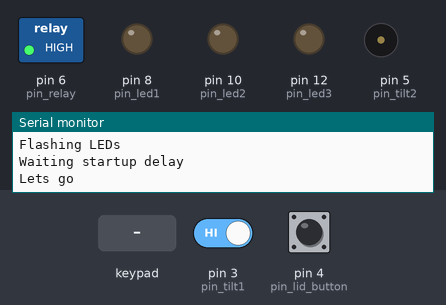
Recording of a sketch running on a simulated Arduino Uno, built with avr-gcc and run on an emulated ATmega328P. Shown: switched loads named in the sketch (green lamp = pin HIGH), output pins drawn as LEDs (lit = HIGH), buzzer (waves = sounding), the last lines printed to the serial monitor. Inputs (shaded band) come from the test bench; at power-on: pin 4 (pin_lid_button) HIGH, pin 3 (pin_tilt1) HIGH.

Above: at 13.8 s.
13.9 s: pin 4 (pin_lid_button) pulled LOW for 0.15 s
At 15.9 s:
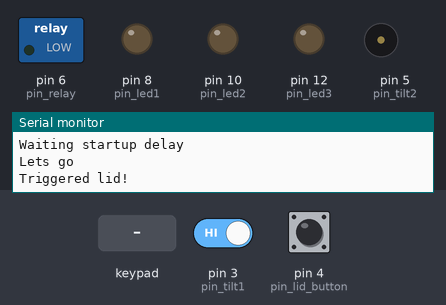
16.5 s: pin 3 (pin_tilt1) driven LOW
At 17.5 s:
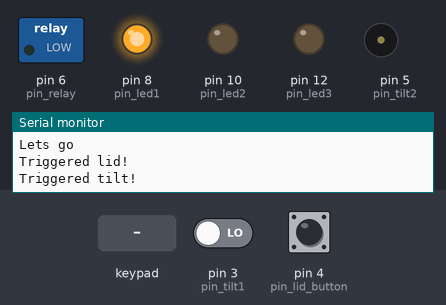
18.3 s: key '0' pressed
At 19.9 s:
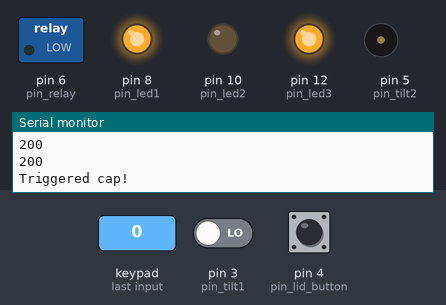
Timing chart, 0 to 21.4 s (numbered marks = the images above; inputs shaded):
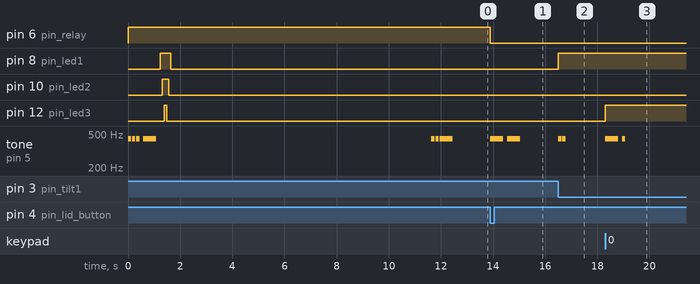

The sketch:

sensors.ino
```cpp
#include <Wire.h>
#include <Adafruit_MPR121.h>

#define ENABLE_TILT
// #define ENABLE_MOTION
#define ENABLE_CAP
#define ENABLE_LID

#define STARTUP_DELAY 10 * 1000 // 10 secs
#define LID_CAP 15
#define BUZZER_TONE 440
#define LONG_BEEP 2
#define SHORT_BEEP 8

//#define DEBUG_LID
//#define DEBUG_RELAY
#define DEBUG_TRIGGERED

// constants won't change. They're used here to
// set pin numbers:
const int pin_tilt1 = 3;
const int pin_tilt2 = 5;
const int pin_motion = 2;
const int pin_relay = 6;
const int pin_lid_button = 4;
const int pin_buzzer = 5;
const int pin_cap = 3;

// set buzzer tones.
#ifdef DEBUG_TRIGGERED
int told_tilt = 0, told_motion = 0, told_cap = 0, told_lid = 0;
const int music_tilt[] = {SHORT_BEEP, SHORT_BEEP};
const int music_motion[] = {SHORT_BEEP, LONG_BEEP};
const int music_lid[] = {LONG_BEEP, LONG_BEEP};
const int music_cap[] = {LONG_BEEP, SHORT_BEEP};
const int music_start[] = {SHORT_BEEP, SHORT_BEEP, LONG_BEEP};
const int music_before_start[] = {SHORT_BEEP, SHORT_BEEP, SHORT_BEEP};
const int music_lid_put_on[] = {LONG_BEEP};
#endif

// set leds:
const int pin_led1 = 8;
const int pin_led2 = 10;
const int pin_led3 = 12;

const int pin_tilt_led = pin_led1;
const int pin_motion_led = pin_led2;
const int pin_cap_led = pin_led3;

//Capacity check limit.
const int cap_limit = 1;

//Remember the last tilts
int tilt1_last;
int tilt2_last;

//Remember if sensors have been activated.
int triggered_tilt1 = 0;
int triggered_tilt2 = 0;
int triggered_cap = 0;
int triggered_motion = 0;
int lid_is_open = 0;

//Setup the capacitive sensor object
Adafruit_MPR121 cap = Adafruit_MPR121();

void setup() {
  while (!Serial); // needed to keep leonardo/micro from starting too fast for cap. sensor.

  Serial.begin(9600);
  // initialize the pushbutton pin as an input:
  setupPins();

  //Read the first pins from the tilt sensors.
  tilt1_last = digitalRead(pin_tilt1);
  tilt2_last = digitalRead(pin_tilt2);

  //Turn on relay.
  digitalWrite(pin_relay, HIGH);

  waitForReady();

  // Connect to capacity sensor.
  setupCapacitySensor();
  delay(50);
}

void waitForReady() {
  // Wait for lid to close
  lid_is_open = 1;
  playTune(music_before_start, sizeof(music_before_start)/sizeof(music_before_start[0]));
  Serial.println("Waiting for lid");
  while (lid_is_open) {
    readLidButton();
    delay(100);
  }
  playTune(music_lid_put_on, sizeof(music_lid_put_on)/sizeof(music_lid_put_on[0]));
  initLED();
  Serial.println("Waiting startup delay");
  delay(STARTUP_DELAY);
  playTune(music_start, sizeof(music_start)/sizeof(music_start[0]));
  Serial.println("Lets go");
}

void initLED() {
  const int pause = 80;
  Serial.println("Flashing LEDs");
  digitalWrite(pin_led1, HIGH);
  delay(pause);
  digitalWrite(pin_led2, HIGH);
  delay(pause);
  digitalWrite(pin_led3, HIGH);
  delay(pause);
  digitalWrite(pin_led3, LOW);
  delay(pause);
  digitalWrite(pin_led2, LOW);
  delay(pause);
  digitalWrite(pin_led1, LOW);
  setLEDs();
}

void loop() {

  #ifdef ENABLE_TILT
  readTiltSensors();
  #endif

  #ifdef ENABLE_CAP
  readCapSensor();
  #endif

  #ifdef ENABLE_MOTION
  readMotionDetector();
  #endif

  #ifdef ENABLE_LID
  readLidButton();
  #endif

  setLEDs();
  setRelayState();
}

void setupPins() {
  pinMode(pin_tilt1, INPUT);
  pinMode(pin_tilt2, INPUT);
  pinMode(pin_motion, INPUT);
  pinMode(pin_lid_button, INPUT);

  pinMode(pin_relay, OUTPUT);
  pinMode(pin_tilt_led, OUTPUT);
  pinMode(pin_motion_led, OUTPUT);
  pinMode(pin_cap_led, OUTPUT);
  pinMode(pin_buzzer, OUTPUT);
}

void readLidButton() {
  lid_is_open = !digitalRead(pin_lid_button);

  #ifdef DEBUG_LID
  Serial.println(digitalRead(pin_lid_button));
  //Serial.println(lid_button_count);
  #endif
}

void setupCapacitySensor() {
  // Default address is 0x5A, if tied to 3.3V its 0x5B
  // If tied to SDA its 0x5C and if SCL then 0x5D
  if (!cap.begin(0x5A)) {

    Serial.println("MPR121 not found, check wiring?");
    while (1);
  }
}

void setRelayState() {
  // Toggles relay to on or off.
  if (triggered_motion
  || lid_is_open
  || triggered_cap
  || triggered_tilt1
  || triggered_tilt2) {
    digitalWrite(pin_relay, LOW);
    #ifdef DEBUG_RELAY
    Serial.println("Cutting power!");
    #endif
  }

  #ifdef DEBUG_TRIGGERED
  if (!told_motion && triggered_motion) {
    Serial.println("Triggered motion!");
    told_motion = 1;
    playTune(music_motion, sizeof(music_motion)/sizeof(music_motion[0]));
  }
  if (!told_lid && lid_is_open) {
    Serial.println("Triggered lid!");
    told_lid = 1;
    playTune(music_lid, sizeof(music_lid)/sizeof(music_lid[0]));
  }
  if (!told_cap && triggered_cap) {
    Serial.println("Triggered cap!");
    told_cap = 1;
    playTune(music_cap, sizeof(music_cap)/sizeof(music_cap[0]));
  }
  if (!told_tilt && (triggered_tilt1 || triggered_tilt2)) {
    Serial.println("Triggered tilt!");
    told_tilt = 1;
    playTune(music_tilt, sizeof(music_tilt)/sizeof(music_tilt[0]));
  }
  #endif

}

void playTune(const int* noteDurations, int size) {

  // iterate over the notes of the melody:
  for (int thisNote = 0; thisNote < size; thisNote++) {

    // to calculate the note duration, take one second
    // divided by the note type.
    //e.g. quarter note = 1000 / 4, eighth note = 1000/8, etc.
    int noteDuration = 1000 / noteDurations[thisNote];
    tone(pin_buzzer, BUZZER_TONE, noteDuration);

    // to distinguish the notes, set a minimum time between them.
    // the note's duration + 30% seems to work well:
    int pauseBetweenNotes = noteDuration * 1.30;
    delay(pauseBetweenNotes);
    // stop the tone playing:
    noTone(pin_buzzer);
  }
}

void readCapSensor() {
  //Serial.println(cap.touched());
  // if (cap.touched() > cap_limit) {
  //   triggered_cap = 1;
  // }
  int base = cap.baselineData(pin_cap);
  int filter = cap.filteredData(pin_cap);
  if ((base - filter) > (base / 7.0) || cap.touched()) {
    // #ifdef DEBUG
    Serial.println("Cap, debug:");
    Serial.println(base / 7.0);
    Serial.println(filter);
    Serial.println(base);
    Serial.println("\n");
    // #endif
    triggered_cap = 1;
  }
}

void readTiltSensors() {
  //Read tilt data.
  int tilt1_current = digitalRead(pin_tilt1);
  int tilt2_current = digitalRead(pin_tilt2);

  //Remember if a sensor was tilted.
  if (tilt1_current != tilt1_last) {
    triggered_tilt1 = 1;
  }
  if (tilt2_current != tilt2_last) {
    triggered_tilt2 = 1;
  }

  //Save last value.
  tilt1_last = tilt1_current;
  tilt2_last = tilt2_current;

}

void readMotionDetector() {
  //Set the motion flag to 1 if triggered.
  triggered_motion = triggered_motion || digitalRead(pin_motion) & 1;
}


void setLEDs() {

  digitalWrite(pin_motion_led, triggered_motion);
  digitalWrite(pin_cap_led, triggered_cap);

  if (triggered_tilt1 || triggered_tilt2) digitalWrite(pin_tilt_led, HIGH);
  else digitalWrite(pin_tilt_led, LOW);

}

void resetFlags() {
  triggered_tilt1 = 0;
  triggered_tilt2 = 0;
  triggered_cap = 0;
  triggered_motion = 0;
}
```

Measured:
- after the input at 13.9 s, pin 6 (pin_relay): HIGH → LOW at once; tone on pin 5 (pin_tilt2): alternates 440 Hz for 0.50 s and silent for 0.15 s, 4 changes in all, then stays silent, starting at once
- after the input at 16.5 s, pin 8 (pin_led1): LOW → HIGH at once; tone on pin 5 (pin_tilt2): alternates 440 Hz for 0.13 s and silent for 0.04 s, 4 changes in all, then stays silent, starting at once
- after the input at 18.3 s, pin 12 (pin_led3): LOW → HIGH at once; tone on pin 5 (pin_tilt2): silent → 440 Hz at once, → silent 0.50 s later, → 440 Hz 0.15 s later, → silent 0.13 s later
